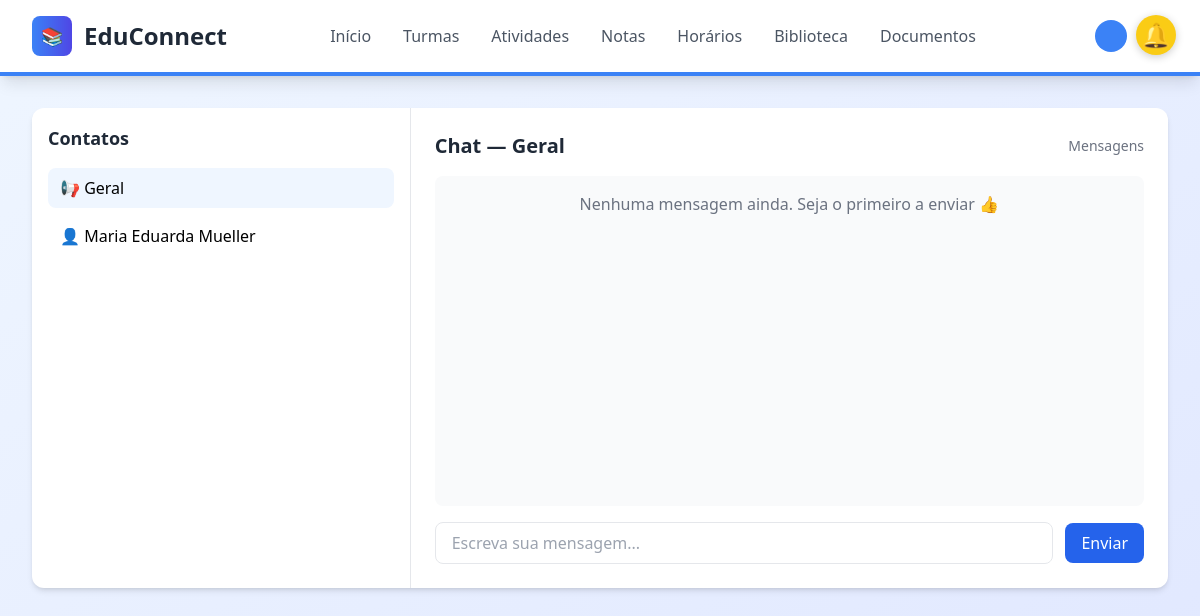
Page /chat (signed in) on the earlier database version.
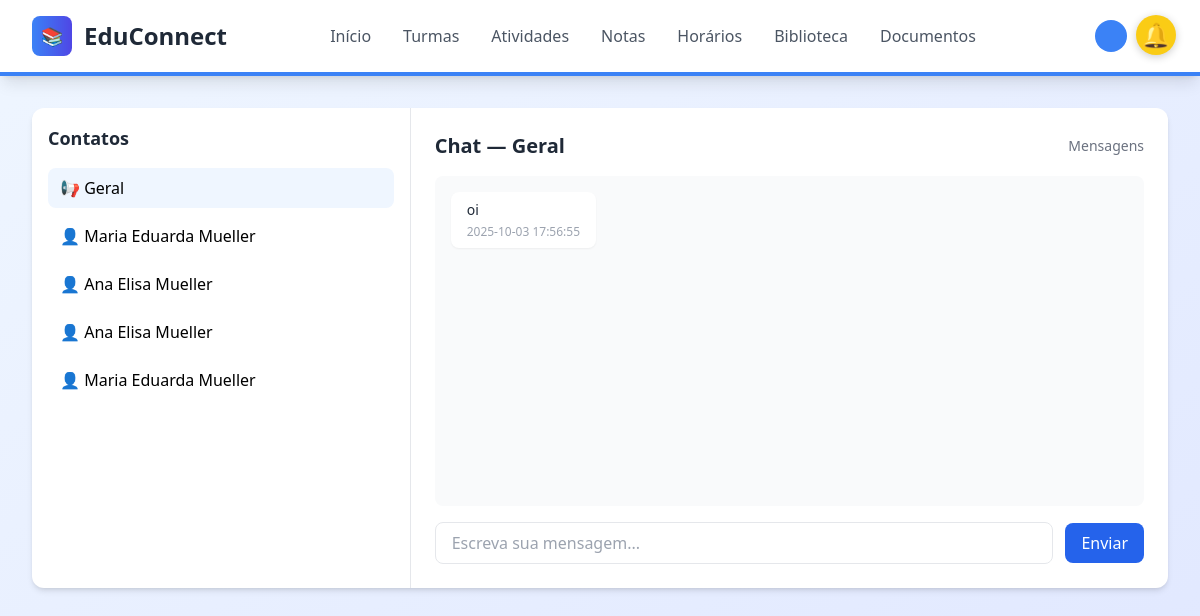
Same page on the later database version.
### tables this page shows
CREATE TABLE usuarios (
    id INTEGER PRIMARY KEY AUTOINCREMENT,
    nome TEXT,
    email TEXT UNIQUE,
    senha TEXT,
    tipo TEXT
);

CREATE TABLE mensagens (
                    id INTEGER PRIMARY KEY AUTOINCREMENT,
                    remetente TEXT,
                    destinatario TEXT,
                    mensagem TEXT,
                    data_envio TIMESTAMP DEFAULT CURRENT_TIMESTAMP
                );

### app.py (the view, shortened to what this page needs)
@app.route('/chat', methods=['GET', 'POST'])
@login_required
def chat():
    db = get_db()
    user_email = session.get('user_email', 'anonimo')
    chat_user = request.args.get('chat_user', 'geral')
    try:
        usuarios = db.execute("SELECT nome, email FROM usuarios").fetchall()
    except Exception:
        usuarios = []
    try:
        if chat_user == 'geral':
            cursor = db.execute("SELECT remetente, destinatario, mensagem, data_envio FROM mensagens WHERE destinatario = 'professor' ORDER BY data_envio ASC")
        else:
            cursor = db.execute("SELECT remetente, destinatario, mensagem, data_envio FROM mensagens WHERE (remetente = ? AND destinatario = ?) OR (remetente = ? AND destinatario = ?) ORDER BY data_envio ASC",
                (user_email, chat_user, chat_user, user_email))
        mensagens = cursor.fetchall()
    except Exception as e:
        print('Erro ao buscar mensagens:', e)
        mensagens = []
    return render_template('chat.html', mensagens=mensagens, usuarios=usuarios, chat_user=chat_user)

### app.py (called while the page is built)
def login_required(f):
    from functools import wraps
    @wraps(f)
    def decorated_function(*args, **kwargs):
        if not session.get('logged_in'):
            return redirect(url_for('login_page'))
        return f(*args, **kwargs)
    return decorated_function

def get_db():
    if 'db' not in g:
        g.db = sqlite3.connect(DATABASE)
        g.db.row_factory = sqlite3.Row  # Para retornar dicts em vez de tuplas
        try:
            g.db.execute('''
                CREATE TABLE IF NOT EXISTS mensagens (
                    id INTEGER PRIMARY KEY AUTOINCREMENT,
                    remetente TEXT,
                    destinatario TEXT,
                    mensagem TEXT,
                    data_envio TIMESTAMP DEFAULT CURRENT_TIMESTAMP
                )
            ''')
            g.db.commit()
        except Exception:
            pass
    return g.db

@app.teardown_appcontext
def close_connection(exception):
    db = g.pop('db', None)
    if db is not None:
        db.close()

### templates/chat.html (shortened to what this page needs)
<!DOCTYPE html>
<html lang="pt-BR">
<head>
    <script src="https://cdn.tailwindcss.com"></script>
</head>
<body class="bg-gradient-to-br from-blue-50 to-indigo-100 min-h-screen">
</head>
<body class="bg-gradient-to-br from-blue-50 to-indigo-100 min-h-screen">
    <header class="bg-white shadow-lg border-b-4 border-blue-500 sticky top-0 z-50">
        <div class="max-w-7xl mx-auto px-4 sm:px-6 lg:px-8">
            <div class="flex justify-between items-center py-4">
                <div class="flex items-center space-x-3">
                    <div class="w-10 h-10 bg-gradient-to-r from-blue-500 to-indigo-600 rounded-lg flex items-center justify-center">
                        <span class="text-white font-bold text-lg">📚</span>
                    </div>
                    <h1 class="text-2xl font-bold text-gray-800">EduConnect</h1>
                </div>
                <nav class="flex space-x-8">
                    <a href="/home" class="nav-btn text-gray-600 hover:text-blue-600 transition-colors">Início</a>
                    <a href="/turmas" class="nav-btn text-gray-600 hover:text-blue-600 transition-colors">Turmas</a>
                    <a href="/atividades" class="nav-btn text-gray-600 hover:text-blue-600 transition-colors">Atividades</a>
                    <a href="/notas" class="nav-btn text-gray-600 hover:text-blue-600 transition-colors">Notas</a>
                    <a href="/horarios" class="nav-btn text-gray-600 hover:text-blue-600 transition-colors">Horários</a>
                    <a href="/biblioteca" class="nav-btn text-gray-600 hover:text-blue-600 transition-colors">Biblioteca</a>
                    <a href="/documentos" class="nav-btn text-gray-600 hover:text-blue-600 transition-colors">Documentos</a>
                </nav>
                <div class="flex items-center space-x-4">
                    <div id="userAvatar" class="w-8 h-8 bg-blue-500 rounded-full flex items-center justify-center cursor-pointer hover:bg-blue-600 transition-colors">
                    </div>
                    <a href="/logout" class="text-sm text-gray-600 hover:text-red-600 transition-colors">Sair</a>
                </div>
            </div>
        </div>
    </header>
    <main class="max-w-7xl mx-auto px-4 sm:px-6 lg:px-8 py-8">
        <div class="bg-white rounded-xl shadow-md overflow-hidden">
            <div class="grid grid-cols-1 lg:grid-cols-3 gap-0">
                <aside class="border-r p-4 lg:col-span-1">
                    <h2 class="text-lg font-semibold text-gray-800 mb-4">Contatos</h2>
                    <div class="space-y-2">
                        <a href="/chat?chat_user=geral" class="block px-3 py-2 rounded-lg hover:bg-blue-50 {{ 'bg-blue-50' if chat_user == 'geral' else '' }}">📢 Geral</a>
                        {% if usuarios %}
                            {% for u in usuarios %}
                                <a href="/chat?chat_user={{ u['email'] }}" class="block px-3 py-2 rounded-lg hover:bg-blue-50 {{ 'bg-blue-50' if chat_user == u['email'] else '' }}">👤 {{ u['nome'] }}</a>
                            {% endfor %}
                        {% else %}
                            <p class="text-sm text-gray-500">Nenhum usuário encontrado.</p>
                        {% endif %}
                    </div>
                </aside>
                <section class="p-6 lg:col-span-2 flex flex-col h-[60vh]">
                    <div class="flex items-center justify-between mb-4">
                        <h3 class="text-xl font-semibold text-gray-800">Chat — {{ 'Geral' if chat_user == 'geral' else chat_user }}</h3>
                        <span class="text-sm text-gray-500">Mensagens</span>
                    </div>
                    <div id="messagesContainer" class="flex-1 overflow-y-auto p-4 space-y-4 bg-gray-50 rounded-lg">
                        {% if mensagens %}
                            {% for m in mensagens %}
                                {% set remetente = m['remetente'] %}
                                {% set texto = m['mensagem'] %}
                                {% set data = m['data_envio'] %}
                                <div class="flex {{ 'justify-end' if remetente == session.get('user_email') else 'justify-start' }}">
                                    <div class="max-w-[70%] px-4 py-2 rounded-lg shadow-sm {{ 'bg-blue-600 text-white' if remetente == session.get('user_email') else 'bg-white text-gray-800' }}">
                                        <div class="text-sm">{{ texto }}</div>
                                        <div class="text-xs text-gray-400 mt-1">{{ data }}</div>
                                    </div>
                                </div>
                            {% endfor %}
                        {% else %}
                            <p class="text-center text-gray-500">Nenhuma mensagem ainda. Seja o primeiro a enviar 👍</p>
                        {% endif %}
                    </div>
                    <form method="POST" action="/chat" class="mt-4 flex items-center gap-3">
                        <input name="mensagem" id="mensagemInput" type="text" required placeholder="Escreva sua mensagem..." class="flex-1 px-4 py-2 border rounded-lg focus:outline-none focus:ring-2 focus:ring-blue-400">
                        <button type="submit" class="px-4 py-2 bg-blue-600 text-white rounded-lg hover:bg-blue-700">Enviar</button>
                    </form>
                </section>
            </div>
        </div>
    </main>
</body>
</html>
{% include 'notific.html' %}

### templates/notific.html (shortened to what this page needs)
<div id="notificacaoWidget" style="position: fixed; top: 15px; right: 24px; z-index: 1050;">
    <button id="notificacaoToggle" style="background: #facc15; color: #000; border-radius: 50%; width: 40px; height: 40px; border: none; box-shadow: 0 2px 8px rgba(0,0,0,0.2); font-size: 1.5rem; cursor: pointer;">
        🔔
    </button>
</div>

Differences in the rows shown:
added usuarios: nome "Ana Elisa Mueller"
added usuarios: nome "Ana Elisa Mueller"
added usuarios: nome "Maria Eduarda Mueller"
now on this page (row unchanged): mensagens: mensagem "oi", data_envio "2025-10-03 17:56:55"
Other differences:
text no longer shown: "Nenhuma mensagem ainda. Seja o primeiro a enviar 👍"
